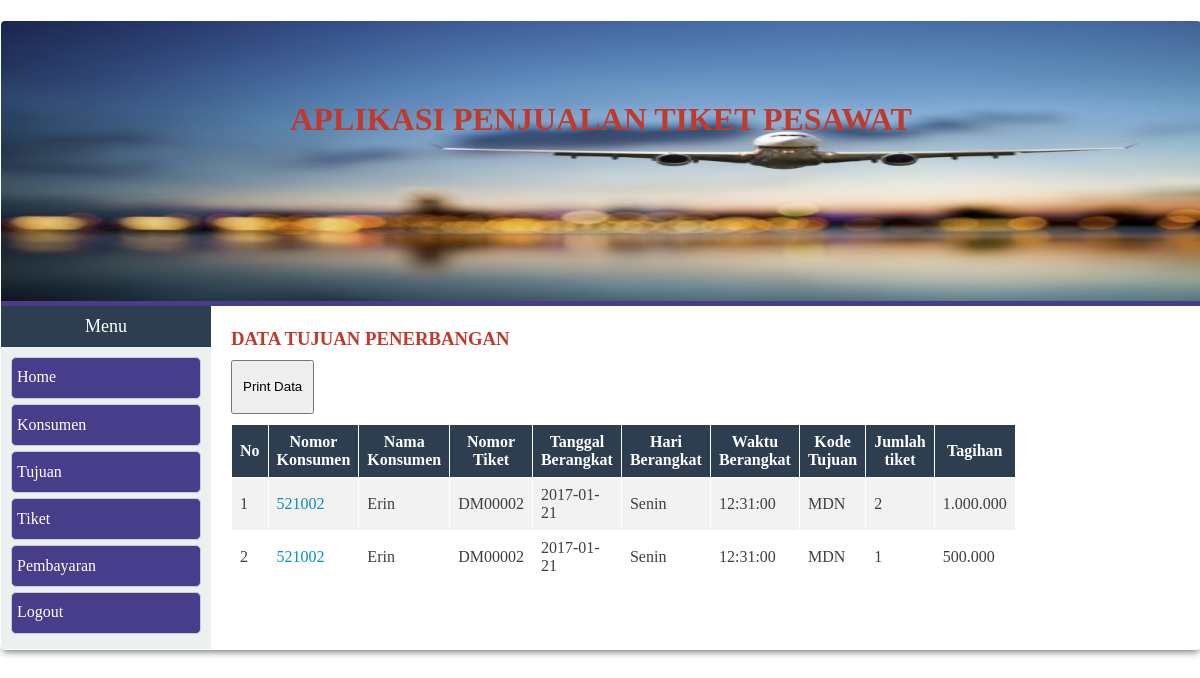
The app's page /lihatdatapembayaran.php (signed in) with its own data.
### tables this page shows
CREATE TABLE IF NOT EXISTS `tbl_konsumen` (
  `no_identitas` int(8) NOT NULL,
  `nama_konsumen` varchar(64) NOT NULL,
  `almt_komsumen` varchar(100) NOT NULL,
  `telepon` varchar(13) NOT NULL,
  `umur` int(2) NOT NULL,
  `jenis_kelamin` varchar(10) NOT NULL,
  `tmp_lahir` varchar(100) NOT NULL,
  `tanggal` date NOT NULL,
  `foto` varchar(100) NOT NULL,
  PRIMARY KEY  (`no_identitas`)
);

CREATE TABLE IF NOT EXISTS `tbl_tiket` (
  `no_konsumen` int(12) NOT NULL,
  `no_tiket` varchar(12) NOT NULL,
  `tgl_berangkat` date NOT NULL,
  `hari_berangkat` varchar(6) NOT NULL,
  `waktu_berangkat` time NOT NULL,
  `no_tujuan` varchar(8) NOT NULL,
  PRIMARY KEY  (`no_tiket`)
);

CREATE TABLE IF NOT EXISTS `tbl_pembayaran` (
  `no_pembayaran` varchar(11) NOT NULL,
  `no_tiket` varchar(18) NOT NULL,
  `tgl_pembayaran` date NOT NULL,
  `hari_pembayaran` varchar(6) NOT NULL,
  `jumlah_tiket` int(3) NOT NULL,
  `harga_tiket` int(10) NOT NULL,
  `total_pembayaran` varchar(100) NOT NULL,
  PRIMARY KEY  (`no_pembayaran`)
);

### lihatdatapembayaran.php (the view, shortened to what this page needs)
<?php
include('template/top.php');
include('template/navigasi.php');
?>
<div id="main">
	<div class="content">
		<h3>Data Tujuan Penerbangan</h3>
		<button class="print" onclick="PrintDoc()">Print Data</button>
		<table id="tabel"  border="1" cellpadding="3" >
			<tr>
				<th style="width: 20px;">No</th>
				<th style="width: 50px;">Nomor Konsumen</th>
				<th style="width: 50px;">Nama Konsumen</th>
				<th style="width: 100px;">Nomor Tiket</th>
				<th>Tanggal Berangkat</th>
				<th>Hari Berangkat</th>
				<th>Waktu Berangkat</th>
				<th>Kode Tujuan</th>
				<th>Jumlah tiket</th>
				<th>Tagihan</th>
			</tr>
			<?php include('koneksi/conn.php');
			$sql = "SELECT * FROM tbl_konsumen inner join tbl_tiket on tbl_konsumen.no_identitas=tbl_tiket.no_konsumen join tbl_pembayaran on tbl_tiket.no_tiket=tbl_pembayaran.no_tiket  ";
			$hasil=mysqli_query($conn,$sql) or die(mysqli_error());
			$no=1;
			while ($data = mysqli_fetch_array ($hasil)){
				$identitas=$data['no_identitas'];
				$total=$data['total_pembayaran'];
				?>
				<tr>
					<td><?php echo $no++?></td>
					<td><a href="single_view.php?id_pembelian=<?php echo $identitas?>"><?php echo $data['no_konsumen'];?></a></td>
					<td><?php echo $data['nama_konsumen'];?></td>
					<td><?php echo $data['no_tiket']; ?></td>
					<td><?php echo $data['tgl_berangkat']; ?></td>
					<td><?php echo $data['hari_berangkat']; ?></td>
					<td><?php echo $data['waktu_berangkat']; ?></td>
					<td><?php echo $data['no_tujuan']; ?></td>
					<td><?php echo $data['jumlah_tiket']; ?></td>
					<td><?php echo number_format($total,0,".","."); ?></td>
				</tr>
				<?php } ?>
			</table>
		</div>
	</div>
	<?php include('template/footer.php'); ?>

### style.css (style rules this page uses)
* { padding: 0; margin: 0; }
a:link { text-decoration: none; color: #fff; }
#main { background-color: #000; }
.content { width: 960px; padding: 10px 0; float: left; margin-left: 20px; color: #403F3F; }
.content h3 { text-transform: uppercase; color: #c0392b; height: 20px; margin: 12px 0; }
table { border-collapse: collapse; width: 80%; }
th, td { border:1px solid #fff; text-align: left; padding: 8px; }
td a:link { display: block; color: #0C8FBF !important; }
tr:nth-child(even) { background-color: #f2f2f2 }
th { background-color:#2c3e50; color: white; text-align: center; }
.print { padding: 10px; line-height: 30px; margin-bottom: 10px; }

### records on screen
tbl_konsumen: tbl_tiket.no_konsumen "521002", nama_konsumen "Erin", tbl_pembayaran.no_tiket "DM00002", tbl_tiket.tgl_berangkat "2017-01-21", tbl_tiket.hari_berangkat "Senin", tbl_tiket.waktu_berangkat "12:31:00", tbl_tiket.no_tujuan "MDN", tbl_pembayaran.jumlah_tiket "2", tbl_pembayaran.total_pembayaran "1.000.000", tbl_pembayaran.jumlah_tiket "1", tbl_pembayaran.total_pembayaran "500.000"
